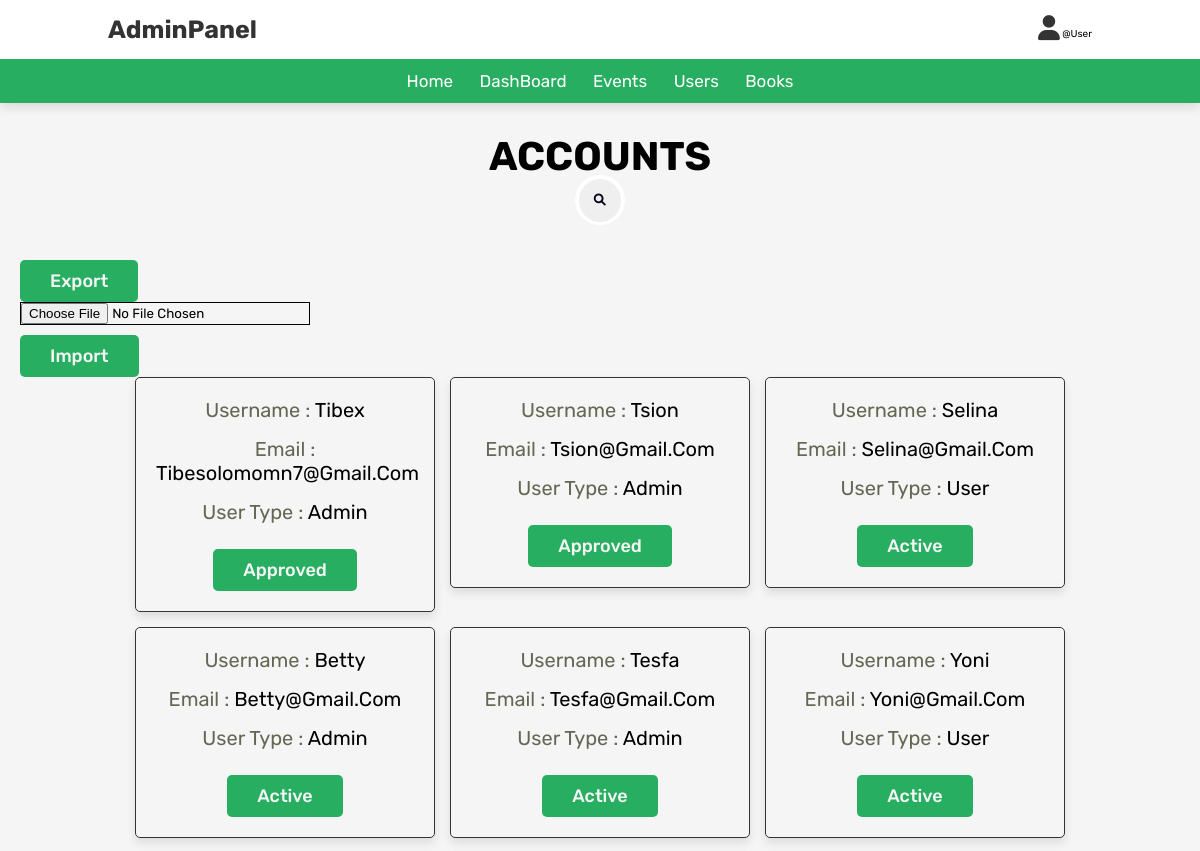
/admin/admin_users.php (upper part), run on an earlier commit of the app's database.
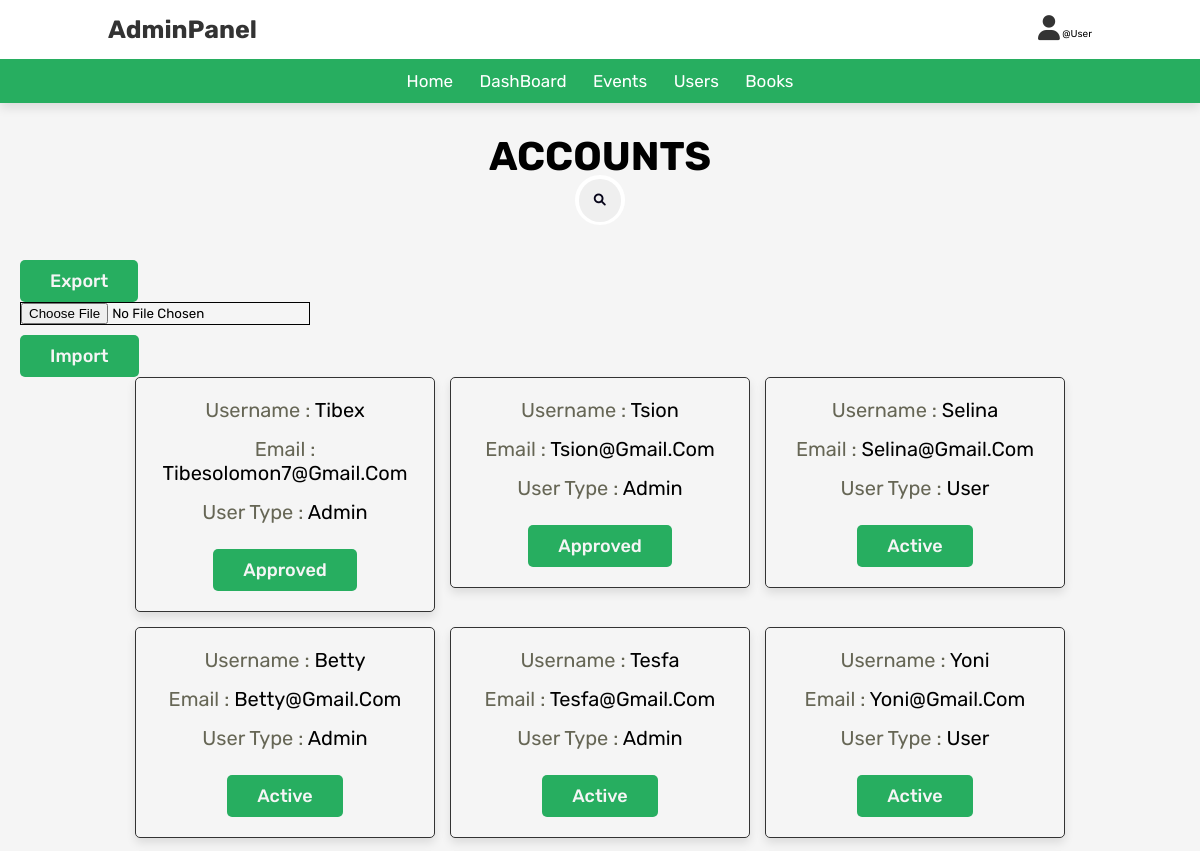
And on a later commit of the database.
### tables this page shows
CREATE TABLE `user` (
  `UserID` int(11) NOT NULL,
  `UserName` varchar(100) NOT NULL,
  `Email` varchar(50) NOT NULL,
  `PhoneNumber` int(14) NOT NULL,
  `FirstName` varchar(100) NOT NULL,
  `LastName` varchar(100) NOT NULL,
  `Password` varchar(60) NOT NULL,
  `IsAdmin` varchar(5) NOT NULL DEFAULT 'User',
  `Interests` longtext NOT NULL,
  `CreditCard` int(11) NOT NULL,
  `About` varchar(200) NOT NULL,
  `Status` varchar(20) NOT NULL DEFAULT 'Active',
  `CreatedAt` date NOT NULL DEFAULT current_timestamp(),
  `code` int(11) NOT NULL
);

### admin/search.php (called while the page is built, shortened)
<?php
    $user = $_GET['user'] ?? '';
    $event = $_GET['event'] ?? '';
    $book = $_GET['book'] ?? '';
    if($event){
        $select_events = mysqli_query($db, "SELECT * FROM event WHERE NAME LIKE '%$event%' order by NAME ASC") or die("query failed");
    }
    else if($user){
        $select_users = mysqli_query($db, "SELECT * FROM user WHERE UserName LIKE '%$user%' order by UserName ASC") or die("query failed");
    }
    else if($book){
        $select_books = mysqli_query($db, "SELECT * FROM books WHERE (Title LIKE '%$book%') OR  (Genre LIKE '%$book%') OR (Author LIKE '%$book%') OR (Language LIKE '%$book%')
         order by Title ASC") or die("query failed");
    }
    else{
        $select_users = mysqli_query($db, "SELECT * FROM user") or die("query failed");
    }

### admin/admin_users.php (the view, shortened to what this page needs)
<?php
include "export users.php";
include '../inc/admin-nav.php';
?>
<!DOCTYPE html>
<html lang="en">
<head>
   <link rel="stylesheet" href="https://cdnjs.cloudflare.com/ajax/libs/font-awesome/6.0.0/css/all.min.css">
   <link rel="stylesheet" href="../css/style.css">
   <link rel="stylesheet" href="../css/admin_style.css">
</head>
<body>
<section class="users">
   <h1 class="title" style="color:black"> accounts </h1>
   <form action="" class="search-form" method="GET">
           <button type=submit class="fa fa-search"></button>
        </form>
   <div class="export_import">
      <form action="" method="post">
         <button class=btn type="submit" name="export_user">Export</button>
            </form>
         <?php
            include "import users.php";
         ?>
   </div>
   <div class="box-container">
      <?php
         include "search.php";
         while($fetch_users = mysqli_fetch_assoc($select_users)){
      ?>
      <div class="box">
         <p> username : <a href="../public/visit profile.php?visit=<?php echo $fetch_users["UserName"]?>"><span  style="color:black"><?php echo $fetch_users['UserName']; ?></span> </a> </p>
         <p> email : <span  style="color:black">   <?php echo $fetch_users['Email']; ?></span> </p>
         <p> user type : <span style="color:black"><?php echo $fetch_users['IsAdmin']; ?></span> </p>
         <?php
         if($fetch_users['IsAdmin'] == 'Admin'){
         ?>
         <a href="#" onclick="return confirm('You Cant Make Changes to <?php echo $fetch_users['UserName']; ?>, they are an admin')" class="btn"><?php echo $fetch_users['Status']; ?></a>
         <?php
         }
         else{
            ?>
            <a href="admin_users.php?delete=<?php echo $fetch_users['UserID']; ?>" onclick="return confirm('Make Changes to <?php echo $fetch_users['UserName']; ?>')" class="btn"><?php echo $fetch_users['Status']; ?></a>
            <?php
         }
         ?>
      </div>
      <?php
         };
      ?>
   </div>
</section>
<?php
include '../inc/footer.php';
?>
</body>
</html>

What changed in the data, as far as the page shows it:
changed user "Tibex": Email "Tibesolomomn7@gmail.com" → "Tibesolomon7@gmail.com"
